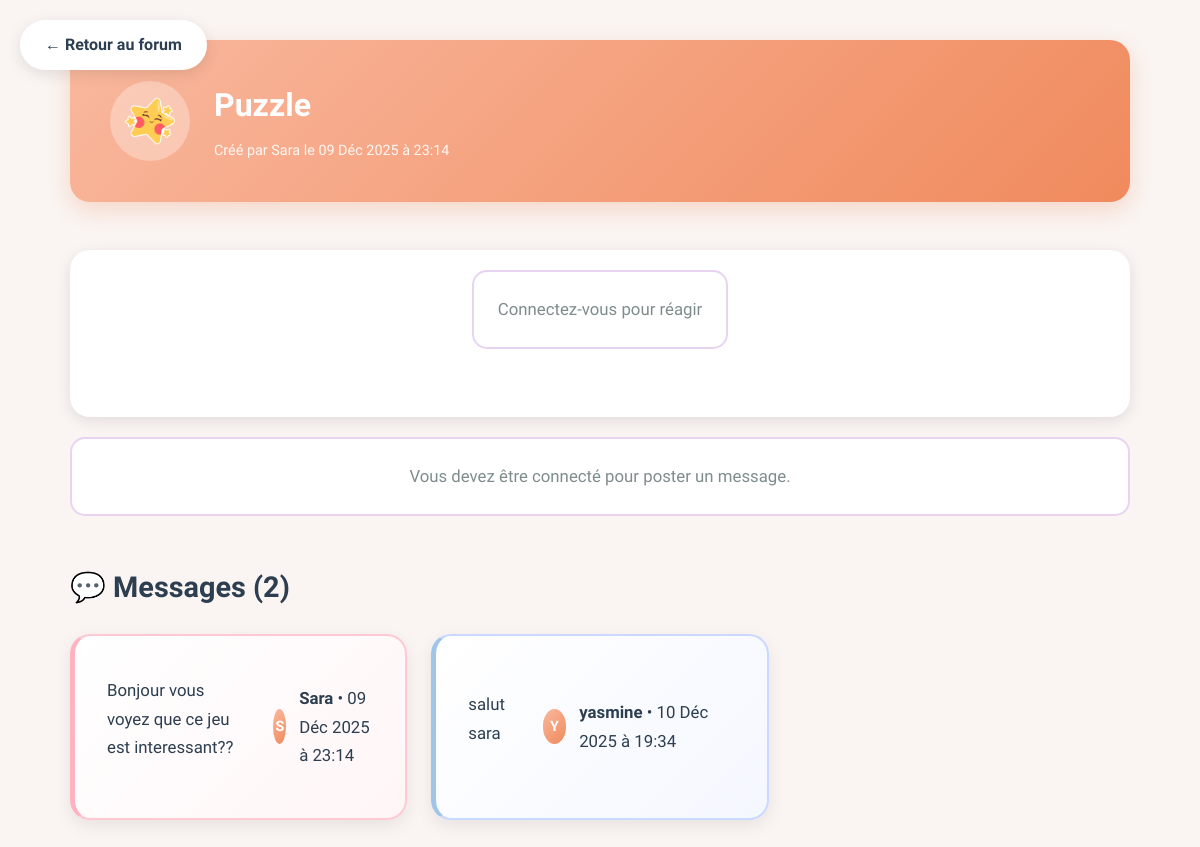
Page /forum/7/ on the earlier database version.
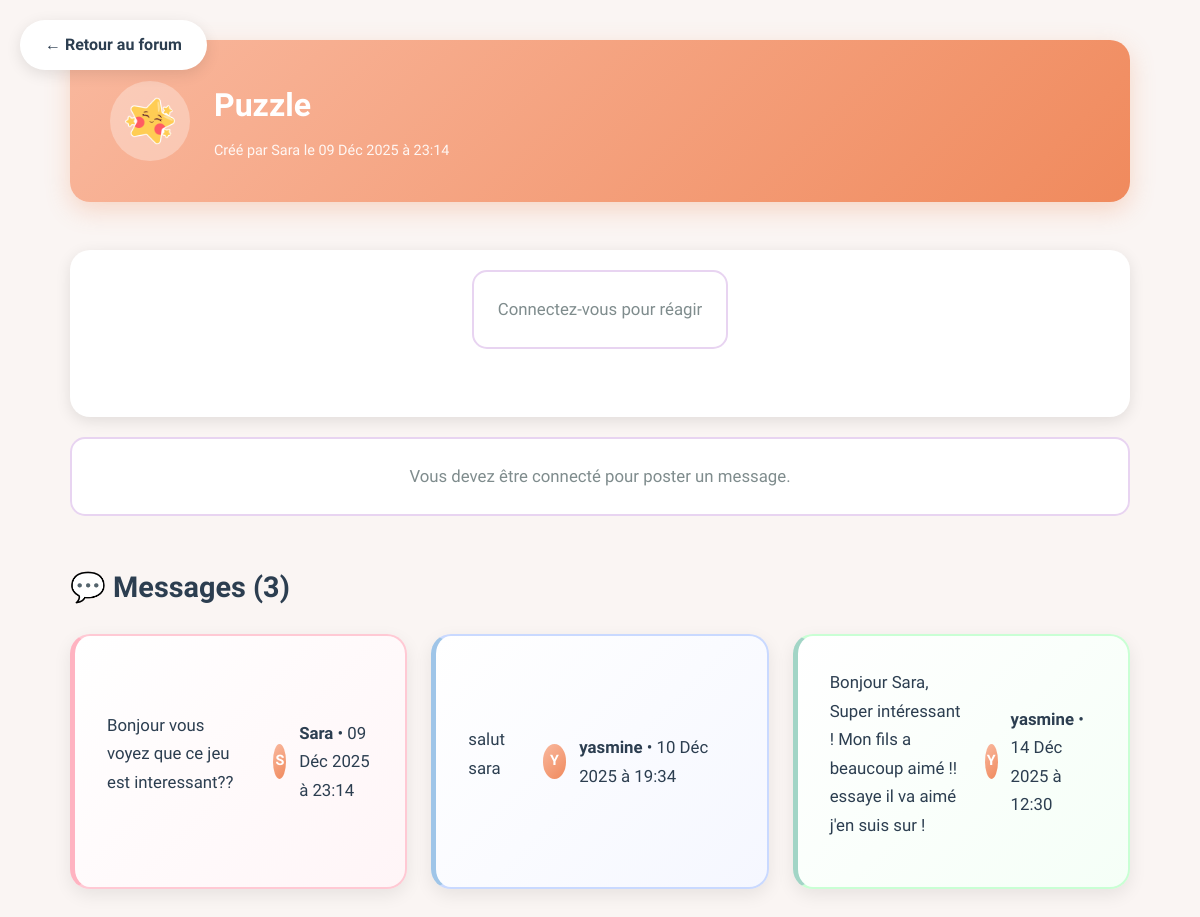
Same page on the later database version.
### forum/models.py (models this page shows, shortened)
class Post(models.Model):
    topic = models.ForeignKey(Topic, on_delete=models.CASCADE)
    content = models.TextField()
    created_by = models.ForeignKey(User, on_delete=models.CASCADE)
    created_at = models.DateTimeField(auto_now_add=True)

### forum/views.py (the view)
# urls.py: path('<int:topic_id>/', views.topic_detail, name='topic_detail'),
def topic_detail(request, topic_id):
    topic = get_object_or_404(Topic, id=topic_id)
    posts = Post.objects.filter(topic=topic).order_by('created_at')
    if request.method == 'POST':
        form = PostForm(request.POST)
        if form.is_valid():
            post = form.save(commit=False)
            post.topic = topic
            post.created_by = request.user
            post.save()
            check_and_award_badges(request.user)
            if request.user != topic.created_by:
                create_notification(
                    topic.created_by,
                    'comment',
                    f"💬 {request.user.username} a répondu à votre sujet : {topic.title}",
                    f'/forum/{topic.id}/'
                )
            return redirect('forum:topic_detail', topic_id=topic.id)
    else:
        form = PostForm()
    return render(request, 'forum/topic_detail.html', {'topic': topic, 'posts': posts, 'form': form})

### forum/templates/forum/topic_detail.html (shortened to what this page needs)
{% load static %}
<!DOCTYPE html>
<html lang="fr">
<head>
<link rel="stylesheet" href="{% static 'forum/style.css' %}">
</head>
<body>
<a href="/forum/" style="position: fixed; top: 20px; left: 20px; background: white; padding: 12px 25px; border-radius: 25px; text-decoration: none; color: #2c3e50; font-weight: 600; box-shadow: 0 4px 15px rgba(0,0,0,0.1); z-index: 1000; transition: all 0.3s;" onmouseover="this.style.transform='translateY(-2px)'; this.style.boxShadow='0 6px 20px rgba(0,0,0,0.15)';" onmouseout="this.style.transform='translateY(0)'; this.style.boxShadow='0 4px 15px rgba(0,0,0,0.1)';">
    ← Retour au forum
</a>
<div class="container">
    <section class="topic-header">
        {% if topic.icon %}
            <img src="{% static 'forum/icons/' %}{{ topic.icon }}.png" class="icon" alt="Icône" style="width: 80px !important; height: 80px !important; background: rgba(255,255,255,0.3); padding: 15px;">
        {% else %}
            <div style="width: 80px; height: 80px; background: rgba(255,255,255,0.3); border-radius: 50%; display: flex; align-items: center; justify-content: center; font-size: 2.5rem; flex-shrink: 0;">🌟</div>
        {% endif %}
        <div>
            <h2>{{ topic.title }}</h2>
            <p class="creator" style="color: rgba(255,255,255,0.9);">
                Créé par {{ topic.created_by.username }} le {{ topic.created_at|date:"d M Y à H:i" }}
            </p>
        </div>
    </section>
<div class="reactions-container">
    <div class="reactions-buttons">
        {% if user.is_authenticated %}
            <button class="reaction-btn" data-reaction="like" onclick="react({{ topic.id }}, 'like')">
                👍 <span id="count-like">0</span>
            </button>
            <button class="reaction-btn" data-reaction="love" onclick="react({{ topic.id }}, 'love')">
                ❤️ <span id="count-love">0</span>
            </button>
            <button class="reaction-btn" data-reaction="support" onclick="react({{ topic.id }}, 'support')">
                💪 <span id="count-support">0</span>
            </button>
            <button class="reaction-btn" data-reaction="celebrate" onclick="react({{ topic.id }}, 'celebrate')">
                🎉 <span id="count-celebrate">0</span>
            </button>
        {% else %}
            <p class="login-msg">Connectez-vous pour réagir</p>
        {% endif %}
    </div>
</div>
    {% if user.is_authenticated %}
    <section class="new-post">
        <h3>✍️ Ajouter un message</h3>
        <form method="POST">
            {% csrf_token %}
            {{ form.as_p }}
            <button type="submit">Envoyer mon message</button>
        </form>
    </section>
    {% else %}
    <p class="login-msg">Vous devez être connecté pour poster un message.</p>
    {% endif %}
    <section class="posts-list">
        <h3>💬 Messages ({{ posts|length }})</h3>
        <div class="grid-container">
            {% for post in posts %}
            <div class="card post">
                <p>{{ post.content }}</p>
                <p class="author">
                    <span style="width: 35px; height: 35px; border-radius: 50%; background: linear-gradient(135deg, #f9b89e 0%, #f08a5d 100%); display: inline-flex; align-items: center; justify-content: center; color: white; font-weight: 700; font-size: 0.9rem;">
                        {{ post.created_by.username|first|upper }}
                    </span>
                    <span>
                        <strong>{{ post.created_by.username }}</strong> •
                        {{ post.created_at|date:"d M Y à H:i" }}
                    </span>
                </p>
            </div>
            {% empty %}
            <div class="empty-message">
                <p>🌱 Aucun message pour le moment.</p>
                <p style="margin-top: 0.5rem; font-size: 0.95rem;">Soyez le premier à participer à cette discussion !</p>
            </div>
            {% endfor %}
        </div>
    </section>
</div>
</body>
</html>

Differences in the rows shown:
added Post: content "Bonjour Sara, Super intéressant ! Mon fils a beaucoup aimé !! essaye il va aimé j'en suis sur !", created_by.username|first "Y", created_by.username "yasmine", created_at "14 Déc 2025 à 12:30"
Other differences:
{{ posts|length }}: "2" → "3"
